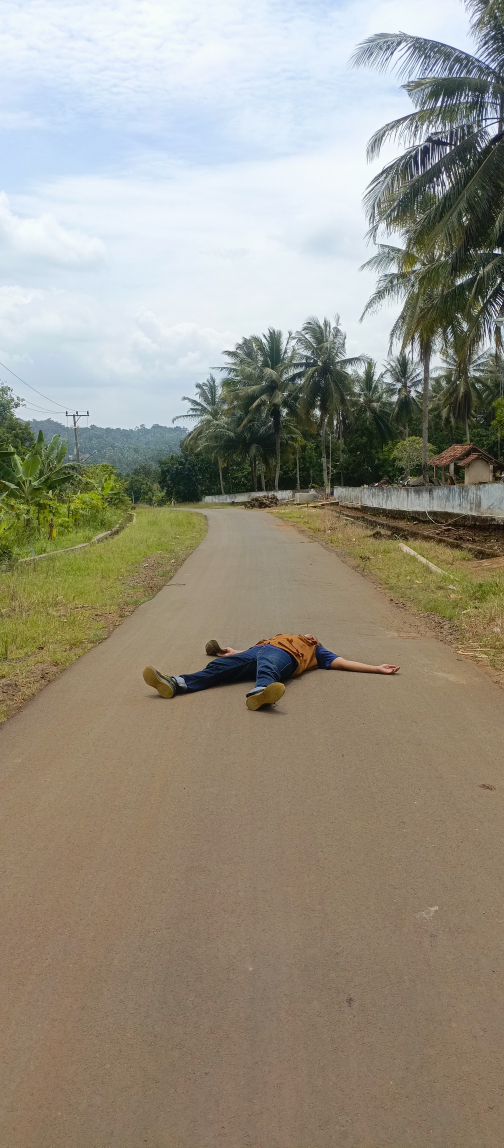
#> input picture data/foto1.jpg, 2016 x 4592 px (shown at 1/4 size)
$ jupyter execute 122140189.ipynb
#> lines starting #> are read from the running program, lines starting #| are printed output that depends on the picture; after the words box and inside, x2 and y2 are one past the last pixel; in counts of white or black regions, pixels touching at a corner belong together
# Hands-On 2 - Sistem Teknologi Multimedia
Muhammad Ghiffari Iskandar - 122140189

## Soal 1 - Eksperimen Edit Foto dengan Python
1. Dengan foto anda sendiri, lakukanlah eksperimen berikut ini. Editlah sebuah foto yang terdapat wajah anda, namun kali ini tidak dengan photoshop, melainkan dengan python. Lakukan penyesuaian berikut ini.
    - Lakukan resize untuk foto anda menjadi `1080` pada dimension terpanjangnya. Gunakan `cv2.resize` untuk melakukan resize.
    - Buatlah frame berwarna ungu/magenta (RGB value: 255, 0, 255) sebesar 20 pixel + dua digit terakhir NIM anda pada setiap sisi foto anda. Frame tersebut akan mengelilingi foto setebal 20 pixel + dua digit terakhir NIM anda.
    - Aturlah intensitas warna pada channel merah di bagian tengah (50 - 150), dan naikkan sebesar 3 poin
    - Turunkanlah intensitas warna pada channel biru di atas (200- 250), dan turunkan sebesar 30poin
    - Tampilkanlah histogram dari foto tersebut
    - Jelaskan hasil eksperimen anda

[cell 1]
import cv2
import numpy as np
import matplotlib.pyplot as plt

# Read the image
img = cv2.imread('data/foto1.jpg')
#> img is the input picture: shape (4592, 2016, 3); mean B, G, R 132.1, 146.2, 151.3
# Convert BGR to RGB (cv2 reads in BGR format)
img = cv2.cvtColor(img, cv2.COLOR_BGR2RGB)

print(f"Image dimensions (height, width, channels): {img.shape}")
#| Image dimensions (height, width, channels): (4592, 2016, 3)

plt.figure(figsize=(10, 8))
plt.imshow(img)
plt.axis('off')
plt.show()

[cell 2]
# Resize image
img_resize = cv2.resize(img, (2016, 1080))
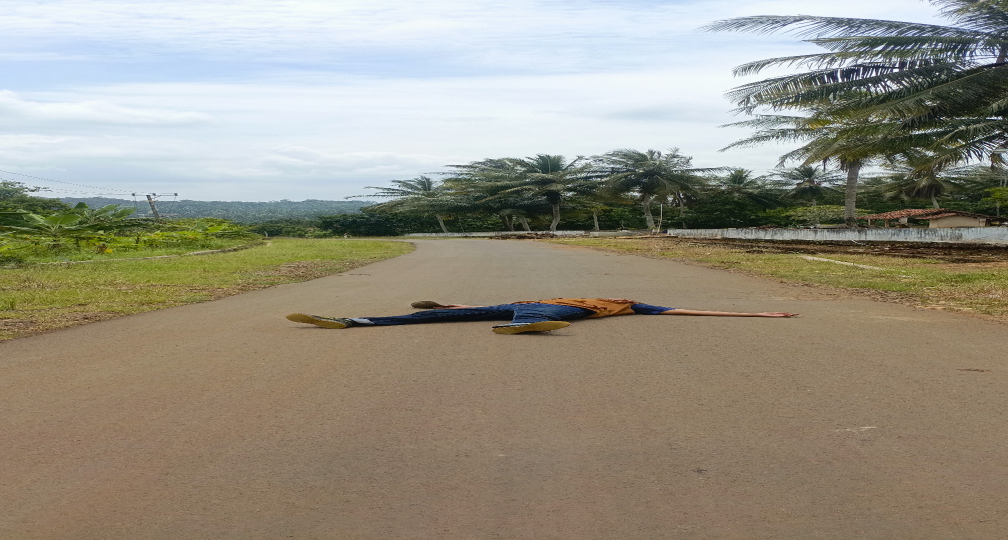
#> img_resize: shape (1080, 2016, 3) (shown at 1/2 size); mean R, G, B 151.2, 146.2, 132.1

print(f"Image dimensions (height, width, channels): {img_resize.shape}")
#| Image dimensions (height, width, channels): (1080, 2016, 3)

plt.figure(figsize=(10, 8))
plt.imshow(img_resize)
plt.axis('off')
plt.show()

[cell 3]
# Create frame with thickness of 20 + last 2 digits of NIM (89)
frame_thickness = 20 + 89  # 109 pixels

# Create frame
framed_img = img_resize.copy()
h, w = framed_img.shape[:2]
#> h = 1080; w = 2016

# Create magenta frame (RGB: 255, 0, 255)
# Top frame
framed_img[0:frame_thickness, :] = [255, 0, 255]
# Bottom frame
framed_img[h-frame_thickness:h, :] = [255, 0, 255]
# Left frame
framed_img[:, 0:frame_thickness] = [255, 0, 255]
# Right frame
framed_img[:, w-frame_thickness:w] = [255, 0, 255]
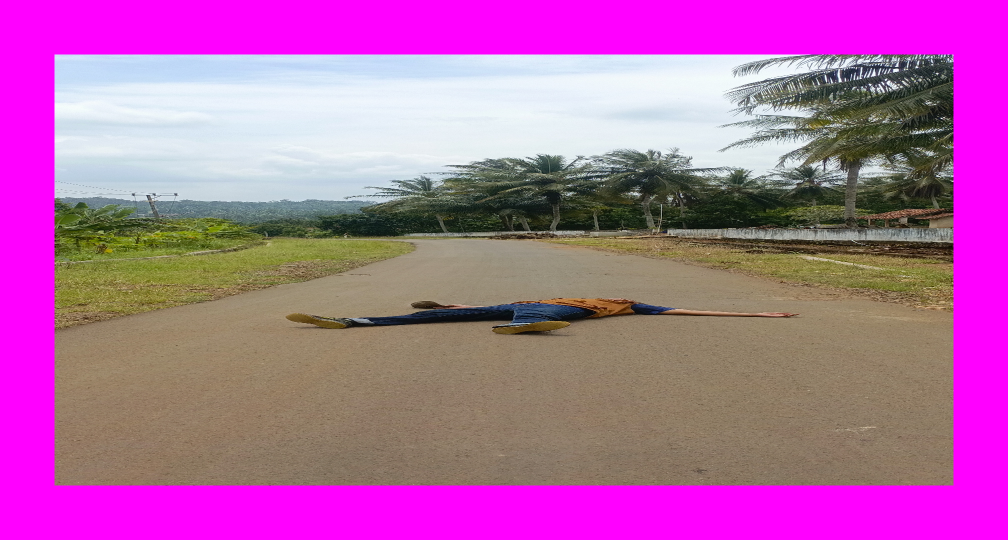
#> framed_img: shape (1080, 2016, 3) (shown at 1/2 size); mean R, G, B 178.8, 101.5, 163.5

# Display the result
plt.figure(figsize=(10, 8))
plt.imshow(framed_img)
plt.axis('off')
plt.show()

[cell 4]
# Adjust red channel intensity in the middle region (50-150) and increase by 3 points
adjusted_img = framed_img.copy()

# Extract and modify the red channel in the middle region (50-150)
adjusted_img[50:150, :, 0] = np.clip(adjusted_img[50:150, :, 0] + 3, 0, 255)
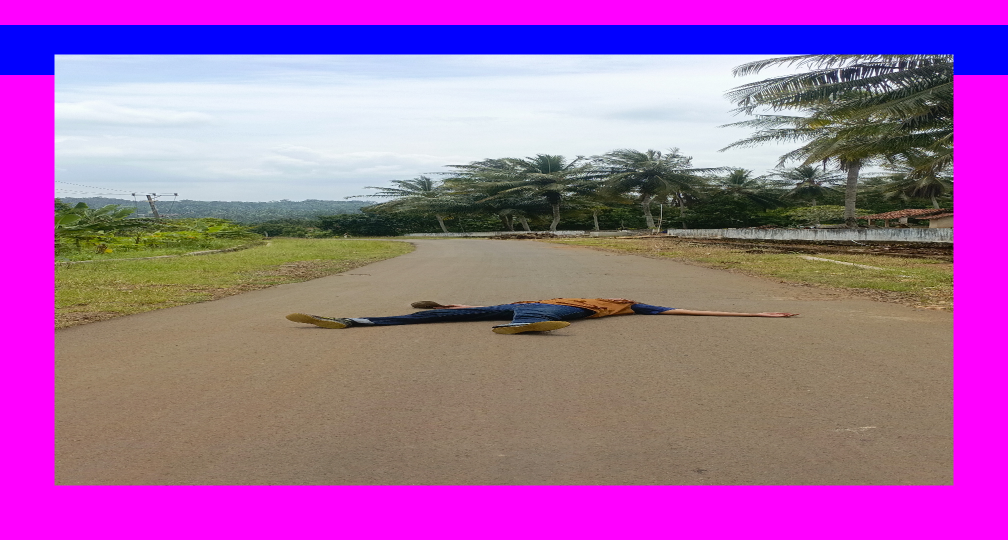
#> adjusted_img: shape (1080, 2016, 3) (shown at 1/2 size); 9.26% of pixels changed, all inside (x1, y1, x2, y2) = (0, 50, 2016, 150)

# Display the result
plt.figure(figsize=(10, 8))
plt.imshow(adjusted_img)
plt.axis('off')
plt.show()

# Display histogram of the red channel in the middle region
plt.figure(figsize=(10, 4))
plt.hist(adjusted_img[50:150, :, 0].ravel(), bins=256, range=(0, 256), color='red', alpha=0.7)
plt.title('Histogram of Red Channel in Middle Region')
plt.xlabel('Intensity')
plt.ylabel('Frequency')
plt.show()
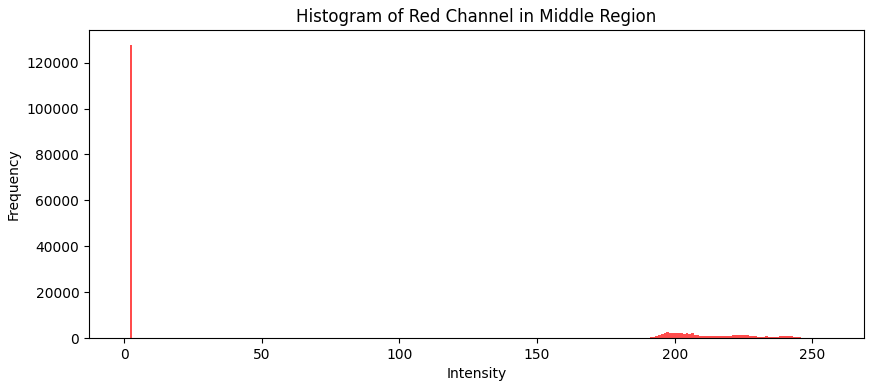
#> figure drawn by matplotlib, 1 panel; tallest bar 127882 high, from x = 2 to 3

$ run again, with data/sample-a-img-if4021.jpg copied over data/foto1.jpg
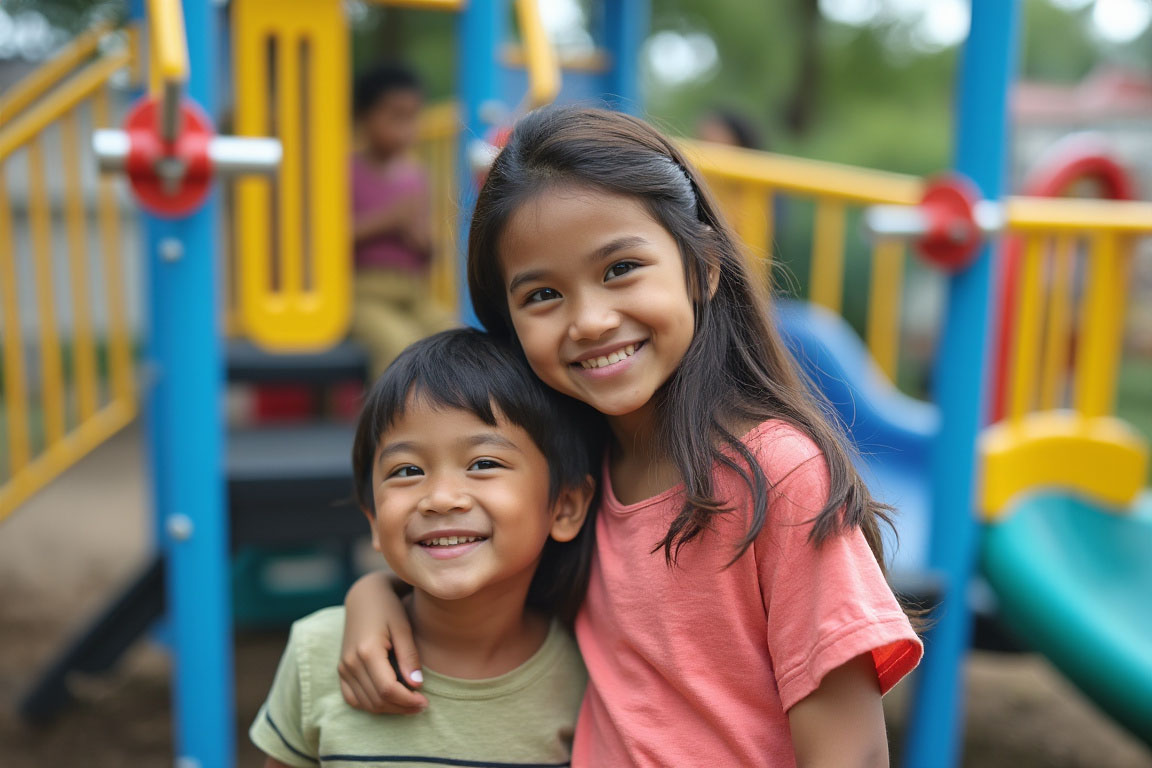
#> input picture data/sample-a-img-if4021.jpg, 1152 x 768 px
#> img is the input picture: shape (768, 1152, 3); mean B, G, R 101.2, 116.6, 121.4
#| Image dimensions (height, width, channels): (768, 1152, 3)
#> `img_resize = cv2.resize(img, (2016, 1080))`:
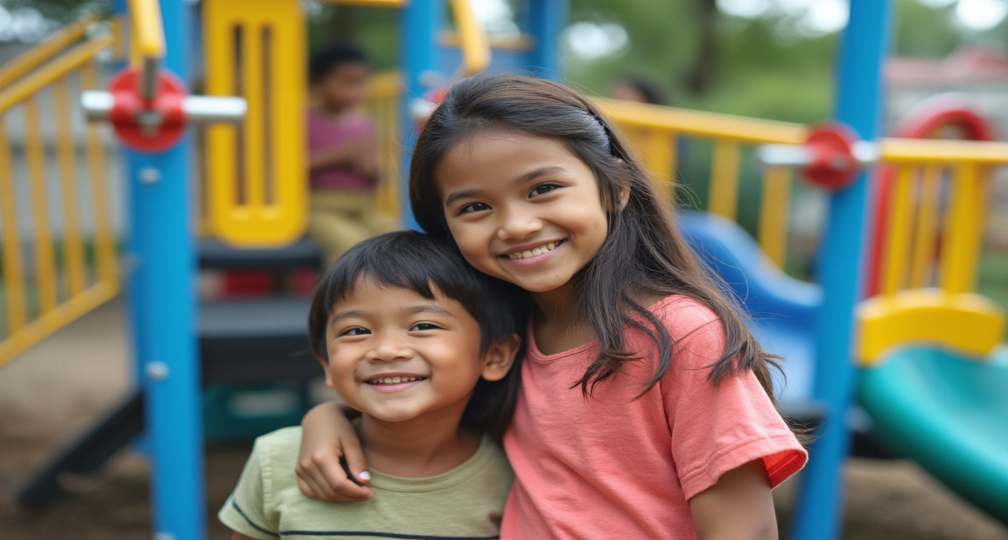
#> img_resize: shape (1080, 2016, 3) (shown at 1/2 size); mean R, G, B 121.3, 116.4, 101.1
#| Image dimensions (height, width, channels): (1080, 2016, 3)
#> `adjusted_img[50:150, :, 0] = np.clip(adjusted_img[50:150, :, 0] + 3, 0..`:
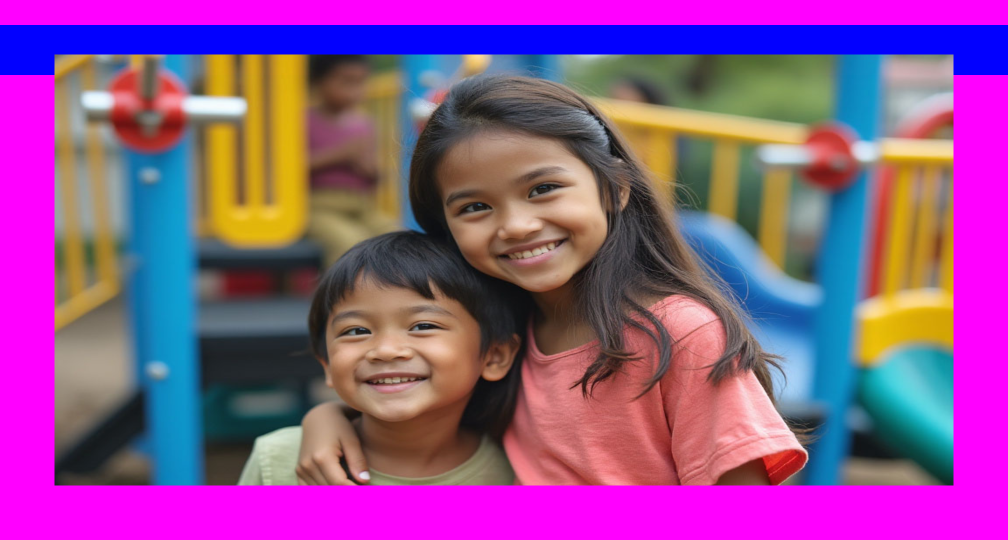
#> adjusted_img: shape (1080, 2016, 3) (shown at 1/2 size); mean R, G, B 143.8, 79.8, 144.1

$ run again, with data/sample-b-img-if4021.jpg copied over data/foto1.jpg
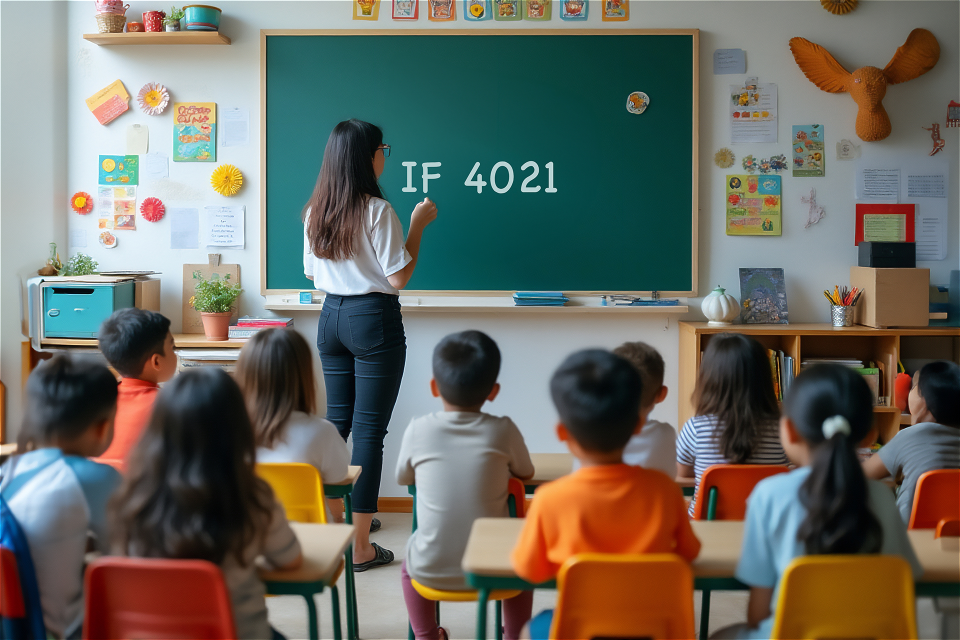
#> input picture data/sample-b-img-if4021.jpg, 1920 x 1280 px (shown at 1/2 size)
#> img is the input picture: shape (1280, 1920, 3); mean B, G, R 97.4, 106.1, 105.8
#| Image dimensions (height, width, channels): (1280, 1920, 3)
#> `img_resize = cv2.resize(img, (2016, 1080))`:
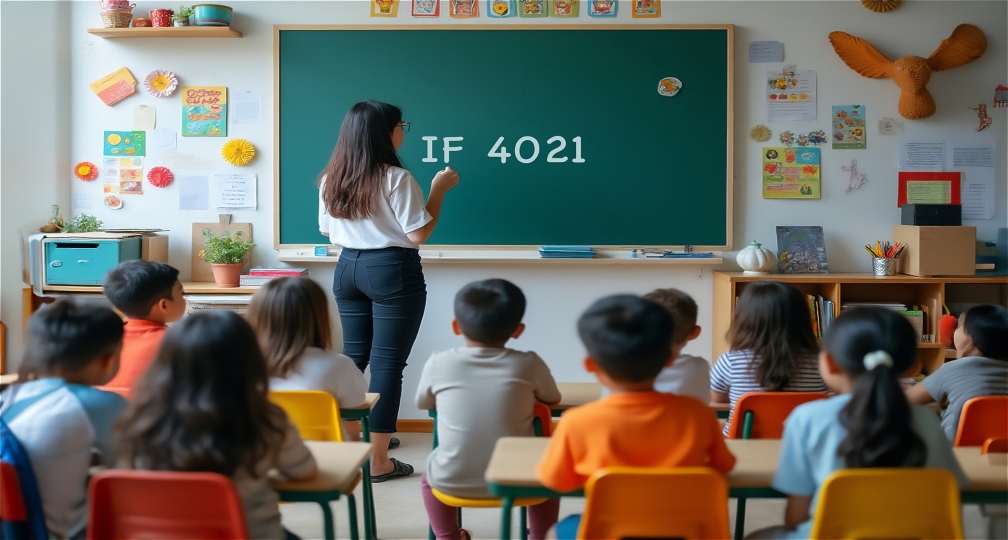
#> img_resize: shape (1080, 2016, 3) (shown at 1/2 size); mean R, G, B 105.7, 106, 97.3
#| Image dimensions (height, width, channels): (1080, 2016, 3)
#> `adjusted_img[50:150, :, 0] = np.clip(adjusted_img[50:150, :, 0] + 3, 0..`:
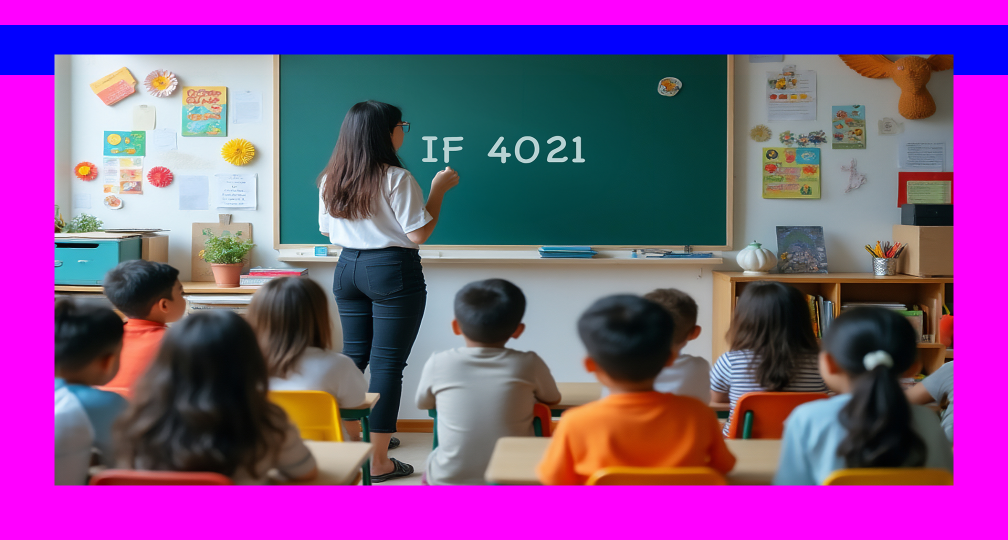
#> adjusted_img: shape (1080, 2016, 3) (shown at 1/2 size); mean R, G, B 130.4, 75.2, 143.6
